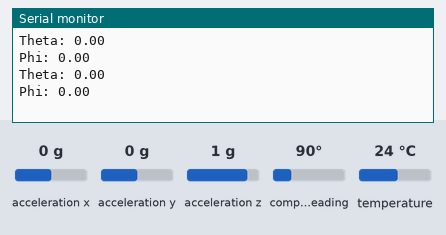
A sketch run on a simulated Arduino Uno, built with avr-gcc and run on an emulated ATmega328P. On the bench: the last lines printed to the serial monitor. The inputs (shaded band) are chosen by the test bench; at power-on: acceleration y 0 g, acceleration z 1 g, compass heading 90°, acceleration x 0 g, temperature 24 °C.

Above: at 3.2 s.
3.3 s: acceleration y set to -1.4 g
At 4.6 s:
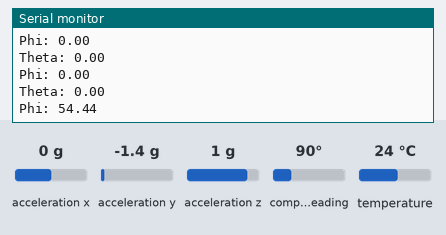
4.8 s: acceleration z set to -1.4 g
At 5.8 s:
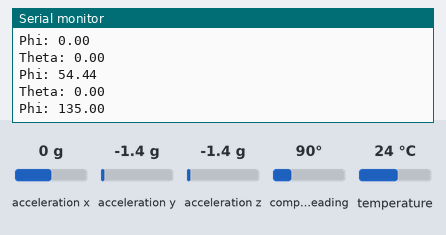
6.3 s: compass heading set to 7°
At 7.8 s:
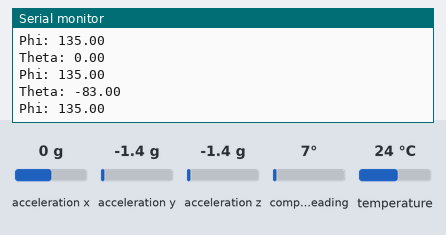
Timing chart, 0 to 9.3 s (numbered marks = the images above; inputs shaded):
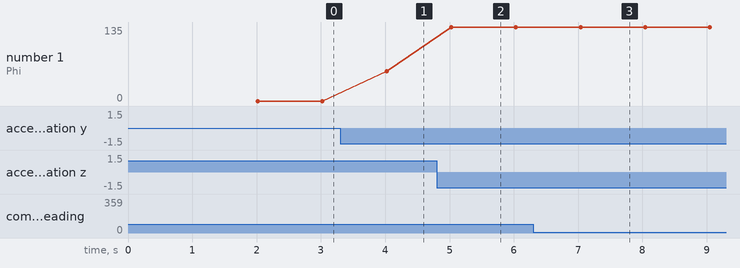

Measured:
- after the input at 3.3 s, the serial monitor: prints a new line after 0.72 s (image 1)
- after the input at 4.8 s, the serial monitor: prints a new line after 0.23 s (image 2)
- after the input at 6.3 s, the serial monitor: prints a new line after 0.72 s (image 3)
- plotted number 1: 0 → 54.44 after the input at 3.3 s, 54.44 → 135 after the input at 4.8 s

The sketch:

BNO055.ino
```cpp
// required for IMU calculations
#include <Wire.h>
#include <Adafruit_Sensor.h>
#include <Adafruit_BNO055.h>
#include <utility/imumaths.h>

// the sample rate delay and IMU
#define BNO055_SAMPLERATE_DELAY_MS (1000)
Adafruit_BNO055 myIMU = Adafruit_BNO055(55);

// the curent euler angles at the time of calibration
float euler_shift_theta = 0.0;
float euler_shift_phi = 0.0;

int updateCount = 0;

// returns the shifted value of theta after calibration
float getTheta() {

  imu::Vector<3> euler = myIMU.getVector(Adafruit_BNO055::VECTOR_EULER);
  int shifted = euler.x() + (-1 * euler_shift_theta);

  // to bound the angle from -180 to 180 degrees
  if (shifted > 180.0) {
    return shifted - 360.0;
  }
  else {
    return shifted;
  }
}

// returns the shifted value of phi after calibration
float getPhi() {

  imu::Vector<3> euler = myIMU.getVector(Adafruit_BNO055::VECTOR_EULER);
  return euler.z() + (-1 * euler_shift_phi);
}

// updates the euler shift angles (theta and phi)
void updateEulerShifts() {

  // calibrate and obtain the euler angles from the IMU
  uint8_t system, gyro, accel, mg = 0;
  myIMU.getCalibration(&system, &gyro, &accel, &mg);
  imu::Vector<3> euler = myIMU.getVector(Adafruit_BNO055::VECTOR_EULER);

  // euler x = theta
  euler_shift_theta = euler.x();

  // euler z = phi
  euler_shift_phi = euler.z();
}

void setup(void)
{
  // begin serial communication at a 9600 baud rate
  Serial.begin(9600);

  myIMU.begin();
  delay(1000);
  int8_t temp = myIMU.getTemp();
  myIMU.setExtCrystalUse(true);

  // 1 second delay
  delay(1000);
}

void loop(void)
{
  // zero the IMU at the very beginning of the program
  if (updateCount < 1) {
    updateEulerShifts();
    updateCount++;
  }

  Serial.print("Theta: ");
  Serial.println(getTheta());
  Serial.print("Phi: ");
  Serial.println(getPhi());
  Serial.println("");

  // delay for the designated sample rate delay
  delay(BNO055_SAMPLERATE_DELAY_MS);
}
```
